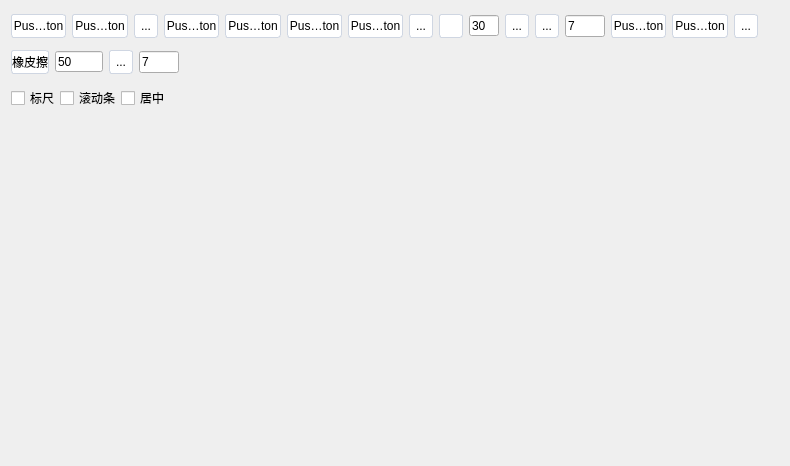
<?xml version="1.0" encoding="UTF-8"?>
<ui version="4.0">
 <class>HDPictureProcessWindow</class>
 <widget class="QWidget" name="HDPictureProcessWindow">
  <property name="enabled">
   <bool>true</bool>
  </property>
  <property name="geometry">
   <rect>
    <x>0</x>
    <y>0</y>
    <width>790</width>
    <height>466</height>
   </rect>
  </property>
  <property name="sizePolicy">
   <sizepolicy hsizetype="Ignored" vsizetype="Preferred">
    <horstretch>0</horstretch>
    <verstretch>0</verstretch>
   </sizepolicy>
  </property>
  <property name="windowTitle">
   <string>Form</string>
  </property>
  <layout class="QVBoxLayout" name="verticalLayout">
   <item>
    <widget class="QWidget" name="widget_top1" native="true">
     <property name="maximumSize">
      <size>
       <width>16777215</width>
       <height>30</height>
      </size>
     </property>
     <property name="styleSheet">
      <string notr="true">QToolButton
{
background-color:rgba(255,255,255,1);
border:1px solid rgba(207,214,226,1);
border-radius:3px;
}
QToolButton::hover
{
background-color:rgba(229,243,255,1);
border:1px solid rgba(207,214,226,1);
border-radius:3px;
}</string>
     </property>
     <layout class="QHBoxLayout" name="horizontalLayout_3">
      <property name="leftMargin">
       <number>0</number>
      </property>
      <property name="topMargin">
       <number>0</number>
      </property>
      <property name="rightMargin">
       <number>0</number>
      </property>
      <property name="bottomMargin">
       <number>0</number>
      </property>
      <item>
       <widget class="QToolButton" name="btnUndo">
        <property name="minimumSize">
         <size>
          <width>24</width>
          <height>24</height>
         </size>
        </property>
        <property name="toolTip">
         <string>&lt;html&gt;&lt;head/&gt;&lt;body&gt;&lt;p&gt;返回上一步，最多可以返回5步&lt;/p&gt;&lt;/body&gt;&lt;/html&gt;</string>
        </property>
        <property name="text">
         <string>PushButton</string>
        </property>
        <property name="icon">
         <iconset resource="../../../../res/app.qrc">
          <normaloff>:/Images/fileReview/icos6.ico</normaloff>:/Images/fileReview/icos6.ico</iconset>
        </property>
       </widget>
      </item>
      <item>
       <widget class="QToolButton" name="btnRedo">
        <property name="minimumSize">
         <size>
          <width>24</width>
          <height>24</height>
         </size>
        </property>
        <property name="toolTip">
         <string>&lt;html&gt;&lt;head/&gt;&lt;body&gt;&lt;p&gt;下一步&lt;/p&gt;&lt;/body&gt;&lt;/html&gt;</string>
        </property>
        <property name="text">
         <string>PushButton</string>
        </property>
        <property name="icon">
         <iconset resource="../../../../res/app.qrc">
          <normaloff>:/Images/fileReview/icos7.ico</normaloff>:/Images/fileReview/icos7.ico</iconset>
        </property>
       </widget>
      </item>
      <item>
       <widget class="QToolButton" name="btnDrag">
        <property name="minimumSize">
         <size>
          <width>24</width>
          <height>24</height>
         </size>
        </property>
        <property name="toolTip">
         <string>&lt;html&gt;&lt;head/&gt;&lt;body&gt;&lt;p&gt;拖拽&lt;/p&gt;&lt;/body&gt;&lt;/html&gt;</string>
        </property>
        <property name="text">
         <string>...</string>
        </property>
        <property name="icon">
         <iconset resource="../../../../res/app.qrc">
          <normaloff>:/Images/fileReview/icos18.ico</normaloff>:/Images/fileReview/icos18.ico</iconset>
        </property>
       </widget>
      </item>
      <item>
       <widget class="QToolButton" name="btnClearSel">
        <property name="minimumSize">
         <size>
          <width>24</width>
          <height>24</height>
         </size>
        </property>
        <property name="toolTip">
         <string>&lt;html&gt;&lt;head/&gt;&lt;body&gt;&lt;p&gt;清除所选区域内的内容，不改变图片大小&lt;/p&gt;&lt;/body&gt;&lt;/html&gt;</string>
        </property>
        <property name="text">
         <string>PushButton</string>
        </property>
        <property name="icon">
         <iconset resource="../../../../res/app.qrc">
          <normaloff>:/Images/fileReview/icos8.ico</normaloff>:/Images/fileReview/icos8.ico</iconset>
        </property>
       </widget>
      </item>
      <item>
       <widget class="QToolButton" name="btnClearDeSelect">
        <property name="minimumSize">
         <size>
          <width>24</width>
          <height>24</height>
         </size>
        </property>
        <property name="toolTip">
         <string>&lt;html&gt;&lt;head/&gt;&lt;body&gt;&lt;p&gt;清除选定区域外的部分&lt;/p&gt;&lt;/body&gt;&lt;/html&gt;</string>
        </property>
        <property name="text">
         <string>PushButton</string>
        </property>
        <property name="icon">
         <iconset resource="../../../../res/app.qrc">
          <normaloff>:/Images/fileReview/icos9.ico</normaloff>:/Images/fileReview/icos9.ico</iconset>
        </property>
       </widget>
      </item>
      <item>
       <widget class="QToolButton" name="btnFillHole">
        <property name="minimumSize">
         <size>
          <width>24</width>
          <height>24</height>
         </size>
        </property>
        <property name="toolTip">
         <string>&lt;html&gt;&lt;head/&gt;&lt;body&gt;&lt;p&gt;去除孔洞&lt;/p&gt;&lt;/body&gt;&lt;/html&gt;</string>
        </property>
        <property name="text">
         <string>PushButton</string>
        </property>
        <property name="icon">
         <iconset resource="../../../../res/app.qrc">
          <normaloff>:/Images/fileReview/icos20.ico</normaloff>:/Images/fileReview/icos20.ico</iconset>
        </property>
       </widget>
      </item>
      <item>
       <widget class="QToolButton" name="btnChangeMixColor">
        <property name="minimumSize">
         <size>
          <width>24</width>
          <height>24</height>
         </size>
        </property>
        <property name="toolTip">
         <string>&lt;html&gt;&lt;head/&gt;&lt;body&gt;&lt;p&gt;清除范围内的杂色&lt;/p&gt;&lt;/body&gt;&lt;/html&gt;</string>
        </property>
        <property name="text">
         <string>PushButton</string>
        </property>
        <property name="icon">
         <iconset resource="../../../../res/app.qrc">
          <normaloff>:/Images/fileReview/icos21.ico</normaloff>:/Images/fileReview/icos21.ico</iconset>
        </property>
       </widget>
      </item>
      <item>
       <widget class="QToolButton" name="btnGetColor">
        <property name="minimumSize">
         <size>
          <width>24</width>
          <height>24</height>
         </size>
        </property>
        <property name="toolTip">
         <string>&lt;html&gt;&lt;head/&gt;&lt;body&gt;&lt;p&gt;获取选中点的颜色&lt;/p&gt;&lt;/body&gt;&lt;/html&gt;</string>
        </property>
        <property name="text">
         <string>...</string>
        </property>
        <property name="icon">
         <iconset resource="../../../../res/app.qrc">
          <normaloff>:/Images/fileReview/icos27.png</normaloff>:/Images/fileReview/icos27.png</iconset>
        </property>
       </widget>
      </item>
      <item>
       <widget class="QToolButton" name="btnChangeMixColor2">
        <property name="minimumSize">
         <size>
          <width>24</width>
          <height>24</height>
         </size>
        </property>
        <property name="toolTip">
         <string>&lt;html&gt;&lt;head/&gt;&lt;body&gt;&lt;p&gt;清除选定点的杂色，使用前需要先进行取色，取值越大，去除的颜色约接近选择的颜色&lt;/p&gt;&lt;/body&gt;&lt;/html&gt;</string>
        </property>
        <property name="text">
         <string/>
        </property>
        <property name="icon">
         <iconset resource="../../../../res/app.qrc">
          <normaloff>:/Images/fileReview/icos22.ico</normaloff>:/Images/fileReview/icos22.ico</iconset>
        </property>
       </widget>
      </item>
      <item>
       <widget class="QLineEdit" name="edtMixColorValue">
        <property name="maximumSize">
         <size>
          <width>48</width>
          <height>21</height>
         </size>
        </property>
        <property name="toolTip">
         <string>&lt;html&gt;&lt;head/&gt;&lt;body&gt;&lt;p&gt;杂色范围值为0到100&lt;/p&gt;&lt;/body&gt;&lt;/html&gt;</string>
        </property>
        <property name="text">
         <string>30</string>
        </property>
       </widget>
      </item>
      <item>
       <widget class="QToolButton" name="btnRemoveStains">
        <property name="minimumSize">
         <size>
          <width>24</width>
          <height>24</height>
         </size>
        </property>
        <property name="toolTip">
         <string>&lt;html&gt;&lt;head/&gt;&lt;body&gt;&lt;p&gt;全局去污&lt;/p&gt;&lt;/body&gt;&lt;/html&gt;</string>
        </property>
        <property name="text">
         <string>...</string>
        </property>
        <property name="icon">
         <iconset resource="../../../../res/app.qrc">
          <normaloff>:/Images/fileReview/icos23.ico</normaloff>:/Images/fileReview/icos23.ico</iconset>
        </property>
       </widget>
      </item>
      <item>
       <widget class="QToolButton" name="toolButton">
        <property name="minimumSize">
         <size>
          <width>24</width>
          <height>24</height>
         </size>
        </property>
        <property name="toolTip">
         <string>&lt;html&gt;&lt;head/&gt;&lt;body&gt;&lt;p&gt;局部去污&lt;/p&gt;&lt;/body&gt;&lt;/html&gt;</string>
        </property>
        <property name="text">
         <string>...</string>
        </property>
        <property name="icon">
         <iconset resource="../../../../res/app.qrc">
          <normaloff>:/Images/fileReview/icos24.ico</normaloff>:/Images/fileReview/icos24.ico</iconset>
        </property>
       </widget>
      </item>
      <item>
       <widget class="QLineEdit" name="edtStainWidth">
        <property name="minimumSize">
         <size>
          <width>40</width>
          <height>0</height>
         </size>
        </property>
        <property name="maximumSize">
         <size>
          <width>40</width>
          <height>16777215</height>
         </size>
        </property>
        <property name="toolTip">
         <string>&lt;html&gt;&lt;head/&gt;&lt;body&gt;&lt;p&gt;污点宽度和高度&lt;/p&gt;&lt;/body&gt;&lt;/html&gt;</string>
        </property>
        <property name="text">
         <string>7</string>
        </property>
       </widget>
      </item>
      <item>
       <widget class="QToolButton" name="btnShowMore">
        <property name="minimumSize">
         <size>
          <width>24</width>
          <height>24</height>
         </size>
        </property>
        <property name="toolTip">
         <string>其他功能</string>
        </property>
        <property name="text">
         <string>PushButton</string>
        </property>
        <property name="icon">
         <iconset resource="../../../../res/app.qrc">
          <normaloff>:/Images/fileReview/icos3.ico</normaloff>:/Images/fileReview/icos3.ico</iconset>
        </property>
       </widget>
      </item>
      <item>
       <widget class="QToolButton" name="btnSaveFile">
        <property name="minimumSize">
         <size>
          <width>24</width>
          <height>24</height>
         </size>
        </property>
        <property name="toolTip">
         <string>&lt;html&gt;&lt;head/&gt;&lt;body&gt;&lt;p&gt;保存图片&lt;/p&gt;&lt;/body&gt;&lt;/html&gt;</string>
        </property>
        <property name="text">
         <string>PushButton</string>
        </property>
        <property name="icon">
         <iconset resource="../../../../res/app.qrc">
          <normaloff>:/Images/fileReview/icos15.ico</normaloff>:/Images/fileReview/icos15.ico</iconset>
        </property>
       </widget>
      </item>
      <item>
       <widget class="QToolButton" name="btnGamma">
        <property name="minimumSize">
         <size>
          <width>24</width>
          <height>24</height>
         </size>
        </property>
        <property name="toolTip">
         <string>&lt;html&gt;&lt;head/&gt;&lt;body&gt;&lt;p&gt;对比图和饱和度调整&lt;/p&gt;&lt;/body&gt;&lt;/html&gt;</string>
        </property>
        <property name="text">
         <string>...</string>
        </property>
        <property name="icon">
         <iconset resource="../../../../res/app.qrc">
          <normaloff>:/Images/fileReview/icos25.png</normaloff>:/Images/fileReview/icos25.png</iconset>
        </property>
       </widget>
      </item>
      <item>
       <spacer name="horizontalSpacer">
        <property name="orientation">
         <enum>Qt::Horizontal</enum>
        </property>
        <property name="sizeHint" stdset="0">
         <size>
          <width>40</width>
          <height>20</height>
         </size>
        </property>
       </spacer>
      </item>
     </layout>
    </widget>
   </item>
   <item>
    <widget class="QWidget" name="widget_top2" native="true">
     <property name="maximumSize">
      <size>
       <width>16777215</width>
       <height>30</height>
      </size>
     </property>
     <property name="styleSheet">
      <string notr="true">QToolButton
{
background-color:rgba(255,255,255,1);
border:1px solid rgba(207,214,226,1);
border-radius:3px;
}
QToolButton::hover
{
background-color:rgba(229,243,255,1);
border:1px solid rgba(207,214,226,1);
border-radius:3px;
}</string>
     </property>
     <layout class="QHBoxLayout" name="horizontalLayout_2">
      <property name="leftMargin">
       <number>0</number>
      </property>
      <property name="topMargin">
       <number>0</number>
      </property>
      <property name="rightMargin">
       <number>0</number>
      </property>
      <property name="bottomMargin">
       <number>0</number>
      </property>
      <item>
       <widget class="QToolButton" name="btnErase">
        <property name="minimumSize">
         <size>
          <width>24</width>
          <height>24</height>
         </size>
        </property>
        <property name="toolTip">
         <string>&lt;html&gt;&lt;head/&gt;&lt;body&gt;&lt;p&gt;橡皮擦&lt;/p&gt;&lt;/body&gt;&lt;/html&gt;</string>
        </property>
        <property name="text">
         <string>橡皮擦</string>
        </property>
        <property name="icon">
         <iconset resource="../../../../res/app.qrc">
          <normaloff>:/Images/fileReview/icos19.ico</normaloff>:/Images/fileReview/icos19.ico</iconset>
        </property>
        <property name="toolButtonStyle">
         <enum>Qt::ToolButtonIconOnly</enum>
        </property>
       </widget>
      </item>
      <item>
       <widget class="QLineEdit" name="edtEraserWidth">
        <property name="sizePolicy">
         <sizepolicy hsizetype="Minimum" vsizetype="Fixed">
          <horstretch>0</horstretch>
          <verstretch>0</verstretch>
         </sizepolicy>
        </property>
        <property name="maximumSize">
         <size>
          <width>48</width>
          <height>21</height>
         </size>
        </property>
        <property name="toolTip">
         <string>&lt;html&gt;&lt;head/&gt;&lt;body&gt;&lt;p&gt;橡皮擦值&lt;/p&gt;&lt;/body&gt;&lt;/html&gt;</string>
        </property>
        <property name="text">
         <string>50</string>
        </property>
       </widget>
      </item>
      <item>
       <widget class="QToolButton" name="btnStamp">
        <property name="minimumSize">
         <size>
          <width>24</width>
          <height>24</height>
         </size>
        </property>
        <property name="maximumSize">
         <size>
          <width>24</width>
          <height>24</height>
         </size>
        </property>
        <property name="toolTip">
         <string>&lt;html&gt;&lt;head/&gt;&lt;body&gt;&lt;p&gt;修复印章&lt;/p&gt;&lt;/body&gt;&lt;/html&gt;</string>
        </property>
        <property name="text">
         <string>...</string>
        </property>
        <property name="icon">
         <iconset resource="../../../../res/app.qrc">
          <normaloff>:/Images/fileReview/icos29.png</normaloff>:/Images/fileReview/icos29.png</iconset>
        </property>
       </widget>
      </item>
      <item>
       <widget class="QLineEdit" name="edtStampWith">
        <property name="minimumSize">
         <size>
          <width>40</width>
          <height>0</height>
         </size>
        </property>
        <property name="maximumSize">
         <size>
          <width>40</width>
          <height>16777215</height>
         </size>
        </property>
        <property name="toolTip">
         <string>&lt;html&gt;&lt;head/&gt;&lt;body&gt;&lt;p&gt;修复图章参数取值为3到99&lt;/p&gt;&lt;/body&gt;&lt;/html&gt;</string>
        </property>
        <property name="text">
         <string>7</string>
        </property>
       </widget>
      </item>
      <item>
       <spacer name="horizontalSpacer_2">
        <property name="orientation">
         <enum>Qt::Horizontal</enum>
        </property>
        <property name="sizeHint" stdset="0">
         <size>
          <width>609</width>
          <height>20</height>
         </size>
        </property>
       </spacer>
      </item>
     </layout>
    </widget>
   </item>
   <item>
    <widget class="QWidget" name="widget_top3" native="true">
     <property name="maximumSize">
      <size>
       <width>16777215</width>
       <height>30</height>
      </size>
     </property>
     <layout class="QHBoxLayout" name="horizontalLayout">
      <property name="spacing">
       <number>0</number>
      </property>
      <property name="leftMargin">
       <number>0</number>
      </property>
      <property name="topMargin">
       <number>0</number>
      </property>
      <property name="rightMargin">
       <number>0</number>
      </property>
      <property name="bottomMargin">
       <number>0</number>
      </property>
      <item>
       <widget class="QCheckBox" name="chkMarkRuler">
        <property name="minimumSize">
         <size>
          <width>0</width>
          <height>0</height>
         </size>
        </property>
        <property name="maximumSize">
         <size>
          <width>80</width>
          <height>24</height>
         </size>
        </property>
        <property name="text">
         <string>标尺</string>
        </property>
        <property name="checked">
         <bool>false</bool>
        </property>
       </widget>
      </item>
      <item>
       <widget class="QCheckBox" name="chkScrollBar">
        <property name="maximumSize">
         <size>
          <width>80</width>
          <height>16777215</height>
         </size>
        </property>
        <property name="text">
         <string>滚动条</string>
        </property>
       </widget>
      </item>
      <item>
       <widget class="QCheckBox" name="chkCenter">
        <property name="maximumSize">
         <size>
          <width>16777215</width>
          <height>16777215</height>
         </size>
        </property>
        <property name="text">
         <string>居中</string>
        </property>
       </widget>
      </item>
      <item>
       <spacer name="horizontalSpacer_3">
        <property name="orientation">
         <enum>Qt::Horizontal</enum>
        </property>
        <property name="sizeHint" stdset="0">
         <size>
          <width>40</width>
          <height>20</height>
         </size>
        </property>
       </spacer>
      </item>
     </layout>
    </widget>
   </item>
   <item>
    <widget class="QWidget" name="u_widget_PictureProcessWindow" native="true">
     <property name="minimumSize">
      <size>
       <width>24</width>
       <height>24</height>
      </size>
     </property>
    </widget>
   </item>
  </layout>
 </widget>
 <resources>
  <include location="../../../../res/app.qrc"/>
 </resources>
 <connections/>
</ui>
